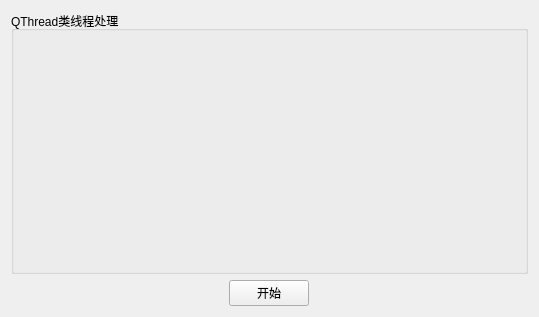
<?xml version="1.0" encoding="UTF-8"?>
<ui version="4.0">
 <class>CThreadTest</class>
 <widget class="QWidget" name="CThreadTest">
  <property name="geometry">
   <rect>
    <x>0</x>
    <y>0</y>
    <width>539</width>
    <height>317</height>
   </rect>
  </property>
  <property name="windowTitle">
   <string>QT-多线程测试</string>
  </property>
  <layout class="QGridLayout" name="gridLayout">
   <item row="0" column="0" colspan="3">
    <widget class="QGroupBox" name="groupBox">
     <property name="title">
      <string>QThread类线程处理</string>
     </property>
     <layout class="QGridLayout" name="gridLayout_2">
      <item row="0" column="0">
       <widget class="QLabel" name="label">
        <property name="font">
         <font>
          <pointsize>36</pointsize>
          <bold>true</bold>
         </font>
        </property>
        <property name="text">
         <string/>
        </property>
        <property name="alignment">
         <set>Qt::AlignCenter</set>
        </property>
       </widget>
      </item>
     </layout>
    </widget>
   </item>
   <item row="1" column="0">
    <spacer name="horizontalSpacer">
     <property name="orientation">
      <enum>Qt::Horizontal</enum>
     </property>
     <property name="sizeHint" stdset="0">
      <size>
       <width>214</width>
       <height>20</height>
      </size>
     </property>
    </spacer>
   </item>
   <item row="1" column="1">
    <widget class="QPushButton" name="btn_start">
     <property name="text">
      <string>开始</string>
     </property>
    </widget>
   </item>
   <item row="1" column="2">
    <spacer name="horizontalSpacer_2">
     <property name="orientation">
      <enum>Qt::Horizontal</enum>
     </property>
     <property name="sizeHint" stdset="0">
      <size>
       <width>214</width>
       <height>20</height>
      </size>
     </property>
    </spacer>
   </item>
  </layout>
 </widget>
 <resources/>
 <connections/>
</ui>
